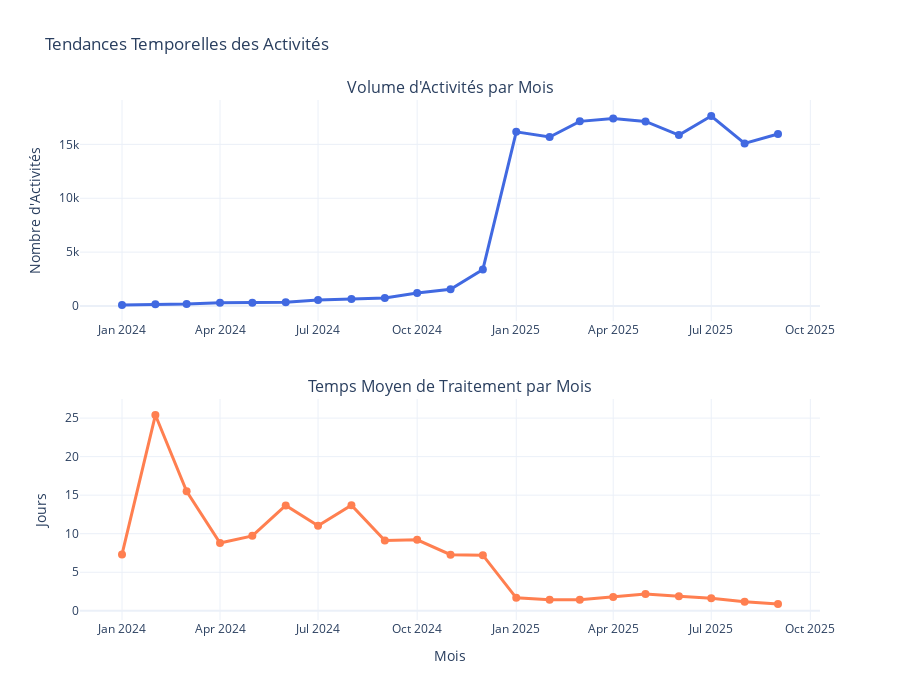

This figure's notebook cell:
### Code cell
# Évolution mensuelle des activités
monthly_activities = pd.read_sql_query("""
SELECT 
    strftime('%Y-%m', activity.CREATIONDATE) as month,
    COUNT(activity.ID) as total_activities,
    COUNT(DISTINCT activity.SR_ID) as unique_srs,
    COUNT(CASE WHEN activity.CLOSINGDATE IS NOT NULL THEN 1 END) as closed_activities,
    ROUND(AVG(CAST((julianday(activity.CLOSINGDATE) - julianday(activity.CREATIONDATE)) * 24 AS REAL)), 2) as avg_hours_to_close
FROM activity
WHERE strftime('%Y-%m', activity.CREATIONDATE) BETWEEN '2024-01' AND '2025-09'
GROUP BY month
ORDER BY month
""", conn)

print("="*70)
print("📈 ÉVOLUTION MENSUELLE DES ACTIVITÉS")
print("="*70)
print(f"\nPériode : Janvier 2024 - Septembre 2025")
print(f"Nombre de mois : {len(monthly_activities)}\n")

display(monthly_activities)

# Visualisation de la tendance
fig = make_subplots(
    rows=2, cols=1,
    subplot_titles=('Volume d\'Activités par Mois', 'Temps Moyen de Traitement par Mois'),
    vertical_spacing=0.15
)

# Graphique 1 : Volume mensuel
fig.add_trace(
    go.Scatter(
        x=monthly_activities['month'],
        y=monthly_activities['total_activities'],
        mode='lines+markers',
        name='Activités',
        line=dict(color='royalblue', width=3),
        marker=dict(size=8),
        hovertemplate='<b>%{x}</b><br>Activités: %{y:,}<extra></extra>'
    ),
    row=1, col=1
)

# Graphique 2 : Temps moyen mensuel
fig.add_trace(
    go.Scatter(
        x=monthly_activities['month'],
        y=monthly_activities['avg_hours_to_close'] / 24,
        mode='lines+markers',
        name='Temps moyen',
        line=dict(color='coral', width=3),
        marker=dict(size=8),
        hovertemplate='<b>%{x}</b><br>Temps: %{y:.1f} jours<extra></extra>'
    ),
    row=2, col=1
)

fig.update_xaxes(title_text="Mois", row=2, col=1)
fig.update_yaxes(title_text="Nombre d'Activités", row=1, col=1)
fig.update_yaxes(title_text="Jours", row=2, col=1)

fig.update_layout(height=700, showlegend=False, title_text="Tendances Temporelles des Activités")
fig.show()

### Figure 1 — Plotly figure (JSON) as saved in the notebook; plotly's stock layout.template omitted (floating-point values rounded to 4 significant figures)
{"data": [{"hovertemplate": "<b>%{x}</b><br>Activités: %{y:,}<extra></extra>", "line": {"color": "royalblue", "width": 3}, "marker": {"size": 8}, "mode": "lines+markers", "name": "Activités", "type": "scatter", "x": ["2024-01", "2024-02", "2024-03", "2024-04", "2024-05", "2024-06", "2024-07", "2024-08", "2024-09", "2024-10", "2024-11", "2024-12", "2025-01", "2025-02", "2025-03", "2025-04", "2025-05", "2025-06", "2025-07", "2025-08", "2025-09"], "xaxis": "x", "y": [95, 157, 172, 310, 307, 352, 566, 648, 732, 1201, 1556, 3381, 16165, 15690, 17140, 17409, 17130, 15867, 17632, 15088, 15971], "yaxis": "y"}, {"hovertemplate": "<b>%{x}</b><br>Temps: %{y:.1f} jours<extra></extra>", "line": {"color": "coral", "width": 3}, "marker": {"size": 8}, "mode": "lines+markers", "name": "Temps moyen", "type": "scatter", "x": ["2024-01", "2024-02", "2024-03", "2024-04", "2024-05", "2024-06", "2024-07", "2024-08", "2024-09", "2024-10", "2024-11", "2024-12", "2025-01", "2025-02", "2025-03", "2025-04", "2025-05", "2025-06", "2025-07", "2025-08", "2025-09"], "xaxis": "x2", "y": [7.307, 25.4, 15.5, 8.799, 9.721, 13.67, 11.04, 13.7, 9.113, 9.201, 7.28, 7.221, 1.682, 1.442, 1.421, 1.78, 2.171, 1.878, 1.64, 1.163, 0.8867], "yaxis": "y2"}], "layout": {"annotations": [{"font": {"size": 16}, "showarrow": false, "text": "Volume d'Activités par Mois", "x": 0.5, "xanchor": "center", "xref": "paper", "y": 1, "yanchor": "bottom", "yref": "paper"}, {"font": {"size": 16}, "showarrow": false, "text": "Temps Moyen de Traitement par Mois", "x": 0.5, "xanchor": "center", "xref": "paper", "y": 0.425, "yanchor": "bottom", "yref": "paper"}], "height": 700, "showlegend": false, "title": {"text": "Tendances Temporelles des Activités"}, "xaxis": {"anchor": "y", "domain": [0, 1]}, "xaxis2": {"anchor": "y2", "domain": [0, 1], "title": {"text": "Mois"}}, "yaxis": {"anchor": "x", "domain": [0.575, 1], "title": {"text": "Nombre d'Activités"}}, "yaxis2": {"anchor": "x2", "domain": [0, 0.425], "title": {"text": "Jours"}}}}
